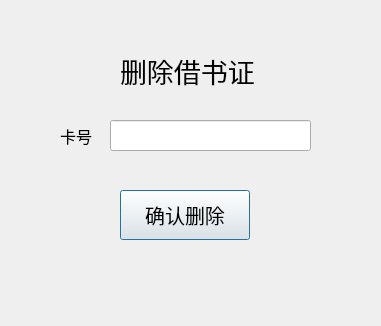
<?xml version="1.0" encoding="UTF-8"?>
<ui version="4.0">
 <class>Deletecard</class>
 <widget class="QDialog" name="Deletecard">
  <property name="geometry">
   <rect>
    <x>0</x>
    <y>0</y>
    <width>381</width>
    <height>326</height>
   </rect>
  </property>
  <property name="windowTitle">
   <string>Dialog</string>
  </property>
  <widget class="QLabel" name="label">
   <property name="geometry">
    <rect>
     <x>120</x>
     <y>40</y>
     <width>151</width>
     <height>61</height>
    </rect>
   </property>
   <property name="font">
    <font>
     <family>汉仪劲楷简</family>
     <pointsize>20</pointsize>
    </font>
   </property>
   <property name="text">
    <string>删除借书证</string>
   </property>
  </widget>
  <widget class="QLabel" name="label_2">
   <property name="geometry">
    <rect>
     <x>60</x>
     <y>120</y>
     <width>81</width>
     <height>31</height>
    </rect>
   </property>
   <property name="font">
    <font>
     <family>汉仪劲楷简</family>
     <pointsize>12</pointsize>
    </font>
   </property>
   <property name="text">
    <string>卡号</string>
   </property>
  </widget>
  <widget class="QLineEdit" name="text_cno">
   <property name="geometry">
    <rect>
     <x>110</x>
     <y>120</y>
     <width>201</width>
     <height>31</height>
    </rect>
   </property>
   <property name="font">
    <font>
     <family>楷体</family>
     <pointsize>10</pointsize>
    </font>
   </property>
  </widget>
  <widget class="QPushButton" name="pushButton">
   <property name="geometry">
    <rect>
     <x>120</x>
     <y>190</y>
     <width>130</width>
     <height>50</height>
    </rect>
   </property>
   <property name="font">
    <font>
     <family>汉仪劲楷简</family>
     <pointsize>15</pointsize>
    </font>
   </property>
   <property name="text">
    <string>确认删除</string>
   </property>
  </widget>
  <widget class="QLabel" name="label_deleteinfo">
   <property name="geometry">
    <rect>
     <x>118</x>
     <y>260</y>
     <width>161</width>
     <height>31</height>
    </rect>
   </property>
   <property name="font">
    <font>
     <family>汉仪劲楷简</family>
     <pointsize>10</pointsize>
    </font>
   </property>
   <property name="text">
    <string/>
   </property>
  </widget>
 </widget>
 <resources/>
 <connections/>
</ui>
